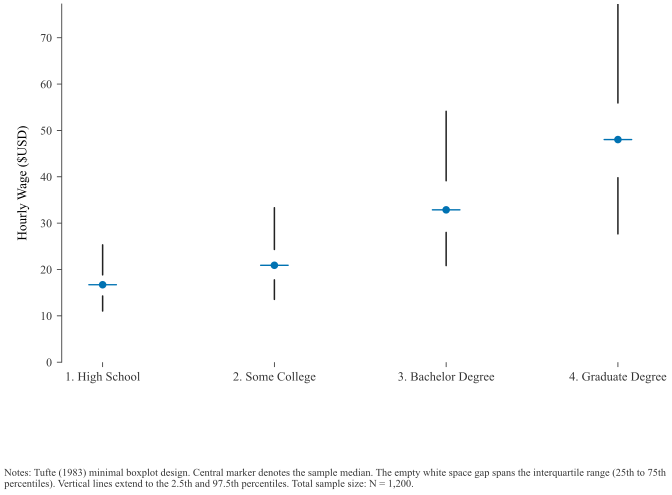

Source code (Python):
"""
Tufte Minimalist Boxplot and Dot-Dash Scatter Plot in Python.
Adheres to Edward Tufte's principles in The Visual Display of Quantitative Information (1983).
Maximizes data-ink ratio by using white space to convey IQR and marginal rugs for density.

Citations:
- Tufte, E. R. (1983). The Visual Display of Quantitative Information. Cheshire, CT: Graphics Press.
"""

from pathlib import Path
import numpy as np
import pandas as pd
import matplotlib.pyplot as plt


def simulate_subgroup_distributions(n_per_group=300, seed=42):
    """
    Simulates wage microdata across four educational attainment categories.
    """
    np.random.seed(seed)
    categories = [
        "1. High School",
        "2. Some College",
        "3. Bachelor Degree",
        "4. Graduate Degree"
    ]
    
    means = [16.5, 21.0, 32.5, 46.0]
    sds = [3.5, 5.0, 8.5, 12.0]
    
    records = []
    for cat, m, s in zip(categories, means, sds):
        wages = np.random.lognormal(mean=np.log(m), sigma=s / m, size=n_per_group)
        for w in wages:
            records.append({"education": cat, "wage": w})
            
    return pd.DataFrame(records)


def plot_tufte_minimal_boxplot(df, out_png=None, out_pdf=None, style_path=None):
    """
    Renders Tufte's minimal midgap boxplot:
    - Dot at median
    - White-space empty gap between 25th and 75th percentiles (IQR)
    - Thin whisker line from 2.5th to 25th percentile, and 75th to 97.5th percentile
    Exports both vector PDF and 300 DPI raster PNG.
    """
    if style_path and Path(style_path).is_file():
        plt.style.use(str(style_path))
    else:
        plt.style.use("default")
        
    categories = df["education"].unique()
    n_cats = len(categories)
    
    fig, ax = plt.subplots(figsize=(7.2, 4.6), dpi=300)
    
    x_positions = np.arange(1, n_cats + 1)
    
    for idx, cat in enumerate(categories):
        sub_wages = df[df["education"] == cat]["wage"].values
        q0, q25, q50, q75, q100 = np.percentile(sub_wages, [2.5, 25, 50, 75, 97.5])
        x = x_positions[idx]
        
        # Lower whisker: 2.5th percentile to 25th percentile
        ax.plot([x, x], [q0, q25], color="#222222", linewidth=1.1, solid_capstyle="round")
        
        # Upper whisker: 75th percentile to 97.5th percentile
        ax.plot([x, x], [q75, q100], color="#222222", linewidth=1.1, solid_capstyle="round")
        
        # Median: discrete point in the center of the IQR gap
        ax.scatter([x], [q50], color="#0072B2", s=30, zorder=4, edgecolors="none")
        
        # Horizontal tick at median
        ax.plot([x - 0.08, x + 0.08], [q50, q50], color="#0072B2", linewidth=1.0)
        
    ax.set_xticks(x_positions)
    ax.set_xticklabels(categories, fontsize=9.0)
    
    all_wages = df["wage"].values
    y_min, y_max = np.percentile(all_wages, [1, 99])
    ax.set_ylim(0, y_max * 1.05)
    
    ax.set_ylabel("Hourly Wage ($USD)", fontsize=9.5, labelpad=8)
    ax.set_xlabel("", labelpad=4)
    
    ax.spines["top"].set_visible(False)
    ax.spines["right"].set_visible(False)
    ax.spines["bottom"].set_visible(False)
    ax.spines["left"].set_linewidth(0.6)
    ax.spines["left"].set_color("#333333")
    
    ax.grid(False)
    
    # Self-contained exhibit note below
    note_text = (
        "Notes: Tufte (1983) minimal boxplot design. Central marker denotes the sample median. "
        "The empty white space gap spans the interquartile range (25th to 75th percentiles). "
        "Vertical lines extend to the 2.5th and 97.5th percentiles. Total sample size: N = 1,200."
    )
    fig.text(0.04, -0.05, note_text, ha="left", va="top", fontsize=7.5, color="#333333", wrap=True)
    
    fig.subplots_adjust(bottom=0.18, top=0.96, left=0.12, right=0.95)
    
    if out_png:
        fig.savefig(out_png, dpi=300, bbox_inches="tight")
    if out_pdf:
        fig.savefig(out_pdf, bbox_inches="tight")
    plt.close(fig)


def plot_tufte_dot_dash(out_png=None, out_pdf=None, style_path=None):
    """
    Renders Tufte's Dot-Dash scatter plot:
    Marginal data rugs along axes reveal univariate distributions alongside bivariate scatter.
    Exports both vector PDF and 300 DPI raster PNG.
    """
    if style_path and Path(style_path).is_file():
        plt.style.use(str(style_path))
    else:
        plt.style.use("default")
        
    np.random.seed(42)
    n = 180
    x = np.random.normal(50, 10, n)
    y = 0.65 * x + np.random.normal(0, 5, n) + 15
    
    fig, ax = plt.subplots(figsize=(6.8, 4.6), dpi=300)
    
    ax.scatter(x, y, color="#0072B2", alpha=0.6, s=24, edgecolors="none")
    
    # Marginal rug along bottom (x-distribution)
    y_rug_pos = y.min() - 4
    for val in x:
        ax.plot([val, val], [y_rug_pos - 0.8, y_rug_pos + 0.8], color="#444444", linewidth=0.5, alpha=0.7)
        
    # Marginal rug along left (y-distribution)
    x_rug_pos = x.min() - 4
    for val in y:
        ax.plot([x_rug_pos - 0.8, x_rug_pos + 0.8], [val, val], color="#444444", linewidth=0.5, alpha=0.7)
        
    ax.set_xlim(x_rug_pos - 2, x.max() + 3)
    ax.set_ylim(y_rug_pos - 2, y.max() + 3)
    
    ax.set_xlabel("R&D Intensity (\\% of Sales)", fontsize=9.0, labelpad=8)
    ax.set_ylabel("Firm Productivity Growth Rate (\\%)", fontsize=9.0, labelpad=8)
    
    ax.spines["top"].set_visible(False)
    ax.spines["right"].set_visible(False)
    ax.spines["left"].set_position(("data", x_rug_pos - 1.5))
    ax.spines["bottom"].set_position(("data", y_rug_pos - 1.5))
    ax.spines["left"].set_linewidth(0.5)
    ax.spines["bottom"].set_linewidth(0.5)
    
    ax.grid(False)
    
    note_text = (
        "Notes: Tufte (1983) dot-dash graphic. Individual tick marks along the axes trace univariate marginal distributions, "
        "allowing simultaneous micro and macro inspection of the bivariate relationship without added charting clutter."
    )
    fig.text(0.04, -0.05, note_text, ha="left", va="top", fontsize=7.5, color="#333333", wrap=True)
    
    fig.subplots_adjust(bottom=0.18, top=0.96, left=0.12, right=0.95)
    
    if out_png:
        fig.savefig(out_png, dpi=300, bbox_inches="tight")
    if out_pdf:
        fig.savefig(out_pdf, bbox_inches="tight")
    plt.close(fig)


if __name__ == "__main__":
    base_dir = Path(__file__).resolve().parent
    tufte_style = base_dir.parent.parent / "templates" / "tufte.mplstyle"
    out_bp_png = base_dir / "tufte_boxplot_preview.png"
    out_bp_pdf = base_dir / "tufte_boxplot.pdf"
    out_dd_png = base_dir / "tufte_dot_dash_preview.png"
    out_dd_pdf = base_dir / "tufte_dot_dash.pdf"
    
    df_data = simulate_subgroup_distributions()
    plot_tufte_minimal_boxplot(df_data, out_png=out_bp_png, out_pdf=out_bp_pdf, style_path=tufte_style)
    plot_tufte_dot_dash(out_png=out_dd_png, out_pdf=out_dd_pdf, style_path=tufte_style)
    print(f"Tufte boxplot saved to {out_bp_png} and {out_bp_pdf}")
    print(f"Tufte dot-dash saved to {out_dd_png} and {out_dd_pdf}")
